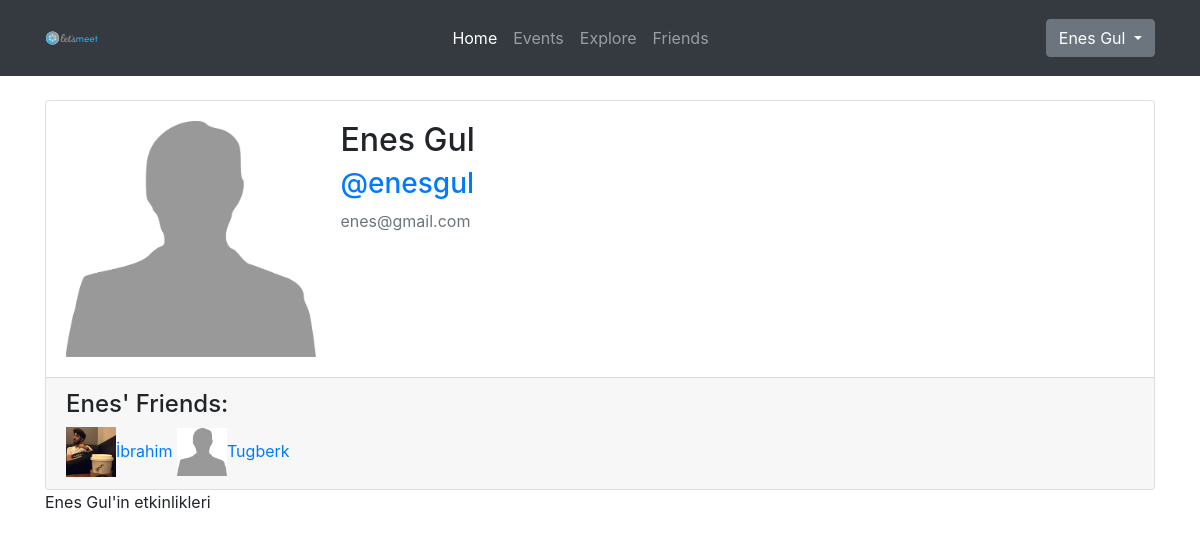
The app's page /enesgul (signed in), older data.
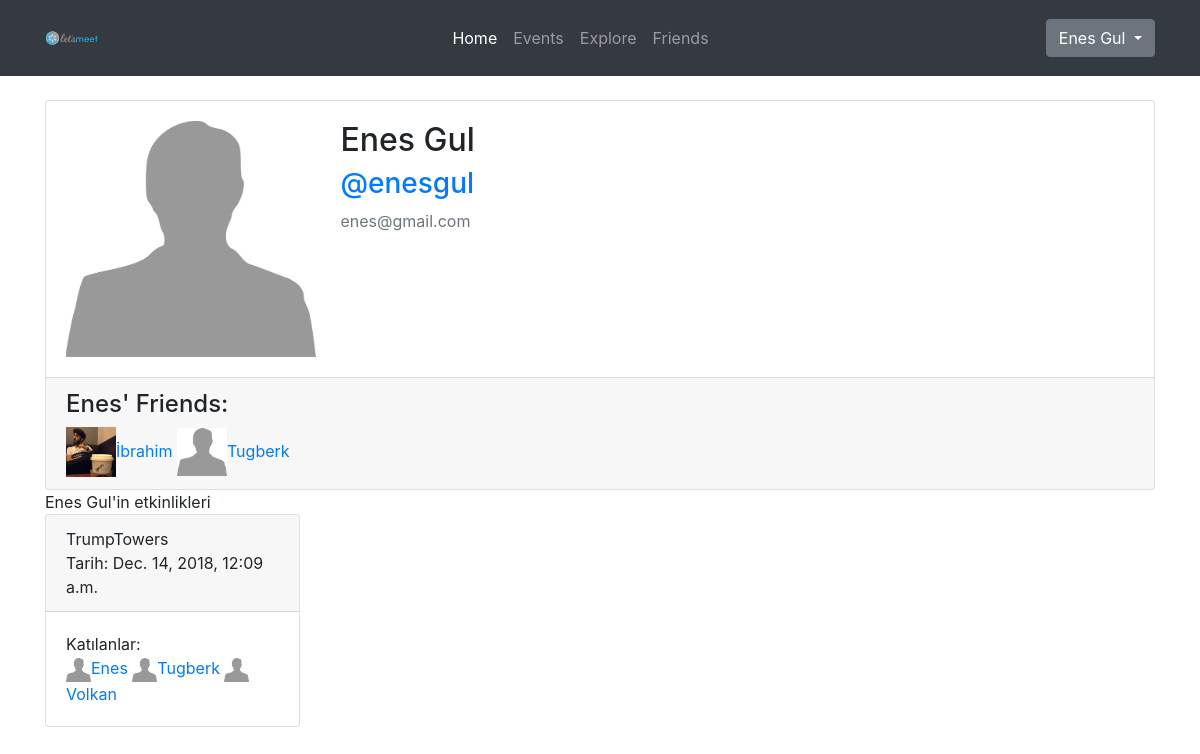
The same page, newer data.
### main/models.py (models this page shows)
class Profile(models.Model):
    user = models.OneToOneField(User, on_delete=models.CASCADE)
    first_name = models.CharField(max_length=30, null=True)
    last_name = models.CharField(max_length=30, null=True)
    friends = models.ManyToManyField('self', blank=True)
    image = models.ImageField(default='profile_pics/default.png', upload_to='profile_pics')
    def __str__(self):
        return self.first_name + " " + self.last_name + " @" + self.user.username

class Event(models.Model):
    time = models.DateTimeField()
    createdTime = models.DateTimeField(null=True)
    title = models.CharField(max_length=50)
    owner = models.ForeignKey(EventOwner, on_delete=models.CASCADE, null=True)
    location = models.CharField(max_length=150)
    participants = models.ManyToManyField(Profile, blank=True)
    description = models.TextField(blank=True,null=True)
    url = models.CharField(max_length=500, blank=True, null=True)
    def __str__(self):
        return self.title + " @" + self.owner.profile.user.username

### main/views.py (the view)
# urls.py: path('<slug:username>', views.profile, name='profile')
def profile(request, username):
    if request.user.is_authenticated:
        user = get_object_or_404(User, username=username)
        profile = user.profile
        friends = profile.friends.all()
        owner = EventOwner.objects.filter(profile=user.profile)
        events = Event.objects.filter(owner__in=owner)
        context = {'home': 'active', 'user': user, 'friends': friends, 'events': events,
                   'name': profile.first_name + " " + profile.last_name}
        return render(request, 'main/profile.html', context)
    else:
        context = {'home': 'active'}
        return render(request, 'main/profile.html', context)

### main/templates/main/profile.html
{% extends 'main/base.html' %}
{% block content %}
    <div class="container">
        <div class="card">
            <div class="card-body">
                <div class="row">
                    <div class="col-md-3">
                        <img class="user" width="250px" src="{{ user.profile.image.url }}">
                    </div>
                    <div class="col-md-9">
                        <h2>{{ user.profile.first_name }} {{ user.profile.last_name }}</h2>
                        <a href="{{ user.username }}">
                            <h3>@{{ user.username }}</h3>
                        </a>
                        <p class="text-secondary">{{ user.email }}</p>
                    </div>
                </div>
            </div>
            <div class="card-footer">
                <h4>{{ user.profile.first_name }}' Friends:</h4>
                {% for friend in friends %}
                    <a href="{{ friend.user.username }}">
                        <img src="{{ friend.image.url }}" width="50px">{{ friend.first_name }}
                    </a>
                {% endfor %}
            </div>
        </div>
        {{ name }}'in etkinlikleri
        <div class="row">
            {% for event in events %}
                <div class="col-md-3">
                    <div class="card">
                        <div class="card-header">{{ event.title }} <br> Tarih: {{ event.time }} </div>
                        <div class="card-body">Katılanlar:<br>
                            {% for participant in event.participants.all %}
                                <a href="{{ participant.user.username }}">
                                    <img src="{{ participant.image.url }}" width="25px">{{ participant.first_name }}
                                </a>
                            {% endfor %}
                        </div>
                    </div>
                </div>
            {% endfor %}
        </div>
    </div>
{% endblock %}

Row changes from the older to the newer data that the page shows:
added Event: title "TrumpTowers", time "Dec. 14, 2018, 12:09 a.m.", Profile (image (placeholder picture), first_name "Tugberk")
now on this page (row unchanged): Profile: image (placeholder picture), first_name "Enes", shown under "TrumpTowers"
added Profile: image (placeholder picture), first_name "Volkan", shown under "TrumpTowers"
